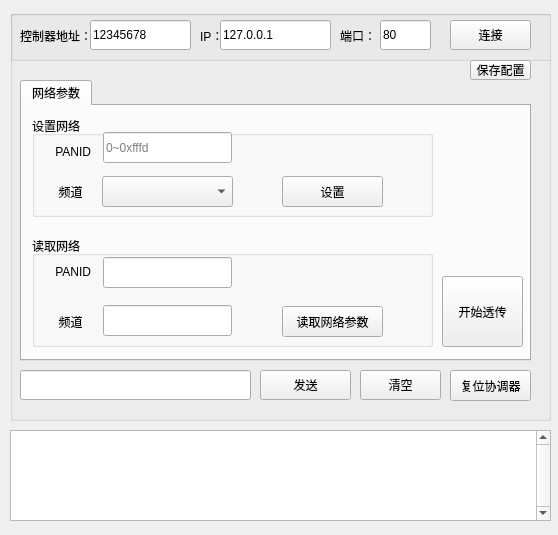
<?xml version="1.0" encoding="UTF-8"?>
<ui version="4.0">
 <class>frmMain</class>
 <widget class="QWidget" name="frmMain">
  <property name="geometry">
   <rect>
    <x>0</x>
    <y>0</y>
    <width>558</width>
    <height>535</height>
   </rect>
  </property>
  <property name="windowTitle">
   <string>Tcp客户端</string>
  </property>
  <property name="styleSheet">
   <string notr="true"/>
  </property>
  <widget class="QGroupBox" name="groupBox_2">
   <property name="geometry">
    <rect>
     <x>10</x>
     <y>10</y>
     <width>541</width>
     <height>411</height>
    </rect>
   </property>
   <property name="title">
    <string/>
   </property>
   <widget class="QPushButton" name="btnSend">
    <property name="geometry">
     <rect>
      <x>250</x>
      <y>360</y>
      <width>91</width>
      <height>30</height>
     </rect>
    </property>
    <property name="cursor">
     <cursorShape>PointingHandCursor</cursorShape>
    </property>
    <property name="text">
     <string>发送</string>
    </property>
   </widget>
   <widget class="QLineEdit" name="txtSend">
    <property name="geometry">
     <rect>
      <x>10</x>
      <y>360</y>
      <width>231</width>
      <height>30</height>
     </rect>
    </property>
   </widget>
   <widget class="QPushButton" name="btnClear">
    <property name="geometry">
     <rect>
      <x>350</x>
      <y>360</y>
      <width>81</width>
      <height>30</height>
     </rect>
    </property>
    <property name="cursor">
     <cursorShape>PointingHandCursor</cursorShape>
    </property>
    <property name="text">
     <string>清空</string>
    </property>
   </widget>
   <widget class="QTabWidget" name="tabWidget">
    <property name="geometry">
     <rect>
      <x>10</x>
      <y>70</y>
      <width>511</width>
      <height>281</height>
     </rect>
    </property>
    <property name="layoutDirection">
     <enum>Qt::LeftToRight</enum>
    </property>
    <property name="currentIndex">
     <number>0</number>
    </property>
    <widget class="QWidget" name="tab_2">
     <attribute name="title">
      <string>网络参数</string>
     </attribute>
     <widget class="QGroupBox" name="groupBox_3">
      <property name="geometry">
       <rect>
        <x>10</x>
        <y>10</y>
        <width>401</width>
        <height>101</height>
       </rect>
      </property>
      <property name="title">
       <string>设置网络</string>
      </property>
      <widget class="QLabel" name="label_5">
       <property name="geometry">
        <rect>
         <x>20</x>
         <y>70</y>
         <width>54</width>
         <height>12</height>
        </rect>
       </property>
       <property name="text">
        <string>  频道</string>
       </property>
      </widget>
      <widget class="QLabel" name="label_4">
       <property name="geometry">
        <rect>
         <x>20</x>
         <y>30</y>
         <width>54</width>
         <height>12</height>
        </rect>
       </property>
       <property name="text">
        <string> PANID</string>
       </property>
      </widget>
      <widget class="QPushButton" name="SetNetworkButton">
       <property name="geometry">
        <rect>
         <x>250</x>
         <y>60</y>
         <width>101</width>
         <height>31</height>
        </rect>
       </property>
       <property name="text">
        <string>设置</string>
       </property>
      </widget>
      <widget class="QLineEdit" name="SepanidEdit">
       <property name="geometry">
        <rect>
         <x>71</x>
         <y>16</y>
         <width>129</width>
         <height>31</height>
        </rect>
       </property>
       <property name="inputMask">
        <string/>
       </property>
       <property name="text">
        <string/>
       </property>
       <property name="placeholderText">
        <string>0~0xfffd</string>
       </property>
      </widget>
      <widget class="QComboBox" name="comboBox">
       <property name="geometry">
        <rect>
         <x>70</x>
         <y>60</y>
         <width>131</width>
         <height>31</height>
        </rect>
       </property>
       <property name="whatsThis">
        <string>&lt;html&gt;&lt;head/&gt;&lt;body&gt;&lt;p&gt;1&lt;/p&gt;&lt;p&gt;2&lt;/p&gt;&lt;p&gt;3&lt;/p&gt;&lt;p&gt;4&lt;/p&gt;&lt;p&gt;&lt;br/&gt;&lt;/p&gt;&lt;/body&gt;&lt;/html&gt;</string>
       </property>
       <property name="layoutDirection">
        <enum>Qt::LeftToRight</enum>
       </property>
      </widget>
     </widget>
     <widget class="QGroupBox" name="groupBox_4">
      <property name="geometry">
       <rect>
        <x>10</x>
        <y>130</y>
        <width>401</width>
        <height>111</height>
       </rect>
      </property>
      <property name="title">
       <string>读取网络</string>
      </property>
      <widget class="QPushButton" name="pushButton_3">
       <property name="geometry">
        <rect>
         <x>250</x>
         <y>70</y>
         <width>101</width>
         <height>31</height>
        </rect>
       </property>
       <property name="text">
        <string>读取网络参数</string>
       </property>
      </widget>
      <widget class="QLineEdit" name="RechannelEdit">
       <property name="geometry">
        <rect>
         <x>71</x>
         <y>69</y>
         <width>129</width>
         <height>31</height>
        </rect>
       </property>
       <property name="text">
        <string/>
       </property>
      </widget>
      <widget class="QLabel" name="label_7">
       <property name="geometry">
        <rect>
         <x>20</x>
         <y>30</y>
         <width>54</width>
         <height>12</height>
        </rect>
       </property>
       <property name="text">
        <string> PANID</string>
       </property>
      </widget>
      <widget class="QLabel" name="label_6">
       <property name="geometry">
        <rect>
         <x>20</x>
         <y>80</y>
         <width>54</width>
         <height>12</height>
        </rect>
       </property>
       <property name="text">
        <string>  频道</string>
       </property>
      </widget>
      <widget class="QLineEdit" name="RepanidEdit">
       <property name="geometry">
        <rect>
         <x>71</x>
         <y>21</y>
         <width>129</width>
         <height>31</height>
        </rect>
       </property>
       <property name="text">
        <string/>
       </property>
      </widget>
     </widget>
     <widget class="QPushButton" name="transpButton">
      <property name="geometry">
       <rect>
        <x>420</x>
        <y>170</y>
        <width>81</width>
        <height>71</height>
       </rect>
      </property>
      <property name="minimumSize">
       <size>
        <width>75</width>
        <height>23</height>
       </size>
      </property>
      <property name="text">
       <string>开始透传</string>
      </property>
     </widget>
    </widget>
   </widget>
   <widget class="QPushButton" name="sendButton">
    <property name="geometry">
     <rect>
      <x>440</x>
      <y>360</y>
      <width>81</width>
      <height>31</height>
     </rect>
    </property>
    <property name="text">
     <string>复位协调器</string>
    </property>
   </widget>
   <widget class="QGroupBox" name="groupBox">
    <property name="geometry">
     <rect>
      <x>0</x>
      <y>0</y>
      <width>551</width>
      <height>51</height>
     </rect>
    </property>
    <property name="title">
     <string/>
    </property>
    <widget class="QLabel" name="label">
     <property name="geometry">
      <rect>
       <x>190</x>
       <y>10</y>
       <width>31</width>
       <height>31</height>
      </rect>
     </property>
     <property name="text">
      <string>IP：</string>
     </property>
    </widget>
    <widget class="QPushButton" name="btnConnect">
     <property name="geometry">
      <rect>
       <x>440</x>
       <y>10</y>
       <width>81</width>
       <height>30</height>
      </rect>
     </property>
     <property name="cursor">
      <cursorShape>PointingHandCursor</cursorShape>
     </property>
     <property name="text">
      <string>连接</string>
     </property>
    </widget>
    <widget class="QLineEdit" name="txtIP">
     <property name="geometry">
      <rect>
       <x>210</x>
       <y>10</y>
       <width>111</width>
       <height>30</height>
      </rect>
     </property>
     <property name="text">
      <string>127.0.0.1</string>
     </property>
     <property name="cursorPosition">
      <number>9</number>
     </property>
    </widget>
    <widget class="QLineEdit" name="txtPort">
     <property name="geometry">
      <rect>
       <x>370</x>
       <y>10</y>
       <width>51</width>
       <height>30</height>
      </rect>
     </property>
     <property name="text">
      <string>80</string>
     </property>
    </widget>
    <widget class="QLabel" name="label_2">
     <property name="geometry">
      <rect>
       <x>330</x>
       <y>10</y>
       <width>31</width>
       <height>31</height>
      </rect>
     </property>
     <property name="text">
      <string>端口：</string>
     </property>
    </widget>
    <widget class="QLineEdit" name="txtIP_2">
     <property name="geometry">
      <rect>
       <x>80</x>
       <y>10</y>
       <width>101</width>
       <height>30</height>
      </rect>
     </property>
     <property name="text">
      <string>12345678</string>
     </property>
     <property name="placeholderText">
      <string>0x0~0xffffffff</string>
     </property>
    </widget>
    <widget class="QLabel" name="label_8">
     <property name="geometry">
      <rect>
       <x>10</x>
       <y>10</y>
       <width>71</width>
       <height>31</height>
      </rect>
     </property>
     <property name="text">
      <string>控制器地址：</string>
     </property>
    </widget>
   </widget>
   <widget class="QToolButton" name="toolButton">
    <property name="geometry">
     <rect>
      <x>460</x>
      <y>50</y>
      <width>61</width>
      <height>20</height>
     </rect>
    </property>
    <property name="text">
     <string>保存配置</string>
    </property>
   </widget>
  </widget>
  <widget class="QWidget" name="layoutWidget">
   <property name="geometry">
    <rect>
     <x>0</x>
     <y>0</y>
     <width>2</width>
     <height>2</height>
    </rect>
   </property>
   <layout class="QVBoxLayout" name="verticalLayout"/>
  </widget>
  <widget class="QWidget" name="layoutWidget">
   <property name="geometry">
    <rect>
     <x>0</x>
     <y>0</y>
     <width>2</width>
     <height>2</height>
    </rect>
   </property>
   <layout class="QVBoxLayout" name="verticalLayout_2"/>
  </widget>
  <widget class="QCheckBox" name="ckHexReceive">
   <property name="geometry">
    <rect>
     <x>80</x>
     <y>560</y>
     <width>111</width>
     <height>31</height>
    </rect>
   </property>
   <property name="text">
    <string>16进制接收</string>
   </property>
  </widget>
  <widget class="QCheckBox" name="ckHexSend">
   <property name="geometry">
    <rect>
     <x>190</x>
     <y>560</y>
     <width>111</width>
     <height>31</height>
    </rect>
   </property>
   <property name="text">
    <string>16进制发送</string>
   </property>
  </widget>
  <widget class="QTextEdit" name="txtReceive">
   <property name="geometry">
    <rect>
     <x>10</x>
     <y>430</y>
     <width>541</width>
     <height>91</height>
    </rect>
   </property>
   <property name="styleSheet">
    <string notr="true"/>
   </property>
   <property name="verticalScrollBarPolicy">
    <enum>Qt::ScrollBarAlwaysOn</enum>
   </property>
  </widget>
 </widget>
 <layoutdefault spacing="6" margin="11"/>
 <tabstops>
  <tabstop>txtIP</tabstop>
  <tabstop>txtPort</tabstop>
  <tabstop>btnConnect</tabstop>
  <tabstop>btnClear</tabstop>
  <tabstop>ckHexSend</tabstop>
  <tabstop>ckHexReceive</tabstop>
  <tabstop>txtSend</tabstop>
  <tabstop>btnSend</tabstop>
  <tabstop>txtReceive</tabstop>
 </tabstops>
 <resources/>
 <connections/>
</ui>
